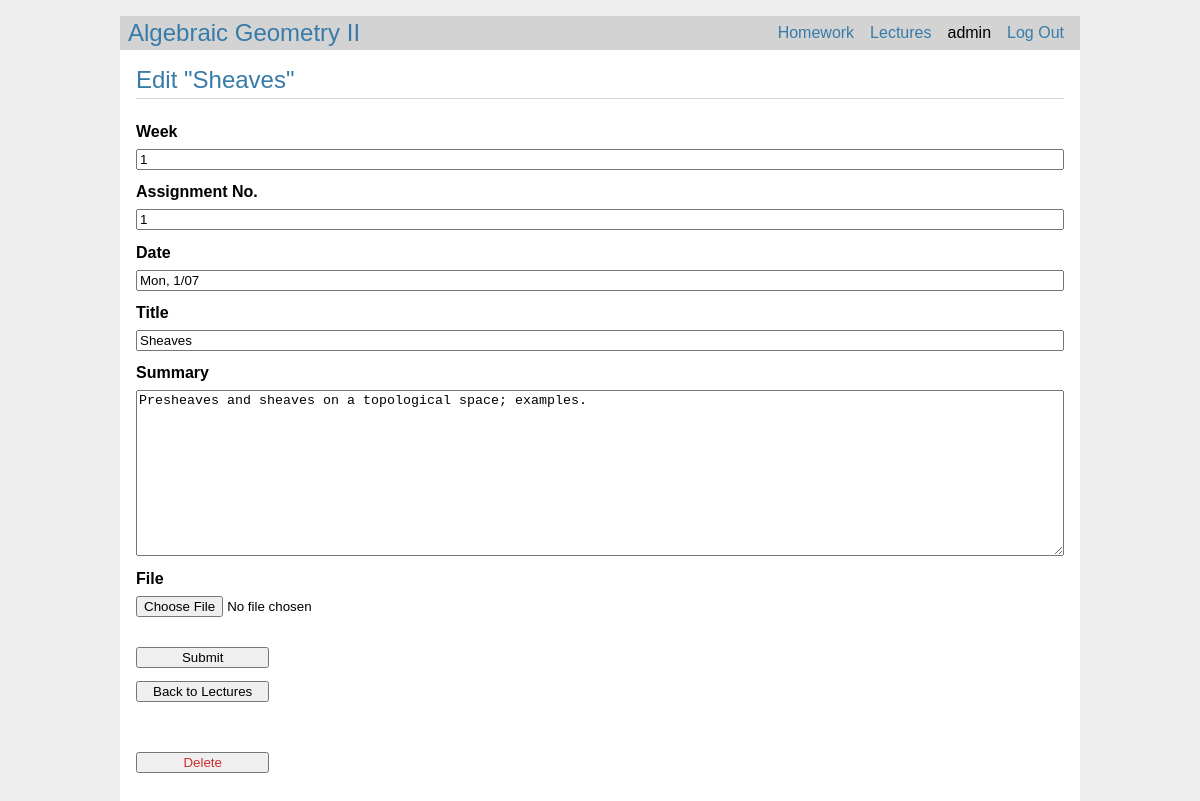
The page /lectures/1/update (signed in) on the database its author committed.
### main/auth/models.py (models this page shows, shortened)
class User(Model):
    __table_args__ = {'extend_existing': True} # Why is this happening?  Where are the redundancies coming from?
    username = Column(db.String(32), unique=True, nullable=False)
    password = Column(db.String(256), nullable=False)
    created = Column(db.DateTime, nullable=False, default=datetime.datetime.now().astimezone())
    role_id = Column(db.Integer, db.ForeignKey("role.id"), nullable=False, default=1)
    roles = relationship("main.auth.models.Role", back_populates="users")
    announcements = relationship("main.announcements.models.Announcement", back_populates="users")
    welcomes = relationship("main.index.models.Welcome", back_populates="users")
    homeworks = relationship("main.homework.models.Homework", back_populates="users")
    lectures = relationship("main.lectures.models.Lecture", back_populates="users")

### main/lectures/models.py (models this page shows, shortened)
class Lecture(Model):
    __table_args__ = {'extend_existing': True}
    Zahl = Column(db.Integer, nullable=False)
    week = Column(db.Integer, nullable=False)
    day = Column(db.String(32), nullable=False)
    title = Column(db.String(64), nullable=False)
    summary = Column(db.Text, nullable=False)
    file_lecture = Column(db.Text)
    created = Column(db.DateTime, nullable=False, default=datetime.datetime.now().astimezone())
    author_id = Column(db.Integer, db.ForeignKey("user.id"), nullable=False)
    users = relationship("main.auth.models.User", back_populates="lectures")

### main/lectures/views.py (the view)
@bp.route('/lectures/<int:id>/update', methods=('GET','POST'))
@decorators.permission_professor
def lectures_update(id):
    lecture = models.Lecture.query.filter_by(id=id).first()
    form = forms.formula_update(
                    table='lecture',
                    id=id,
                    week=('Integer',lecture.week),
                    Zahl=('Integer',lecture.Zahl),
                    day=('String',lecture.day),
                    title=('String',lecture.title),
                    summary=('TextArea',lecture.summary),
                    file_lecture=('File',None) )
    if form.validate_on_submit():
        filename = uploads.upload(form.file_lecture.data, 'lectures')
        lecture.update(
            id=form.Zahl.data,
            Zahl=form.Zahl.data,
            week=form.week.data,
            day=form.day.data,
            title=form.title.data,
            summary=form.summary.data,
            file_lecture=filename )
        flash(f"Lecture {form.Zahl.data} successfully updated")
        return redirect(url_for('lectures.lectures_index'))
    else:
        form.outtakes()
    return render_template('lectures/update.html', lecture=lecture, form=form)

### main/forms.py (shortened to what this page needs)
    class Form_Update(FlaskForm):
        submit = SubmitField()
        formContent = {}
        def outtakes(self):
            if self.errors:
                for error in self.errors.values():
                    flash(*error)

### main/auth/views.py (called while the page is built)
@bp.before_app_request
def load_logged_in_user():
    username = session.get('username')
    if username is None:
        g.user = None
    else:
        g.user = vars(models.User.query.filter_by(username=username).first())

### main/templates/lectures/update.html (shortened to what this page needs)
{% extends 'base.html' %}
{% block header %}
    <h1>{% block title %}Edit "{{ lecture['title'] }}"{% endblock %}</h1>
{% endblock %}
{% block content %}
    <form method="post" enctype="multipart/form-data">
        {% for field in form if (field.name != 'csrf_token') and (field.name != 'submit') %}
            {% if field.name == 'Zahl' %}
                {{ field.label(text='Assignment No.') }}
                {{ field }}
            {% elif field.name == 'day' %}
                {{ field.label(text='Date') }}
                {{ field }}
            {% elif field.name == 'file_lecture' %}
                {{ field.label(text='File') }}
                {{ field }}
            {% else %}
                {{ field.label }}
                {{ field }}
            {% endif %}
        {% endfor %}
        {{ form.submit() }}
        <a href="{{ url_for('lectures.lectures_index') }}"><button type="button">Back to Lectures</button></a>
    </form>
    <br>
    <form action="{{ url_for('lectures.lectures_delete', id=lecture['Zahl']) }}" method="post">
        <input class="danger" type="submit" value="Delete" onclick="return confirm('Are you sure?');">
    </form>
{% endblock %}

### main/templates/base.html (shortened to what this page needs)
<!doctype html>
{% set active_page = active_page|default('index') -%}
<link rel="stylesheet" href="{{ url_for('static', filename='style.css') }}">
<nav>
<h1><a href="{{ url_for('index') }}">Algebraic Geometry II</a></h1>
  <ul>
      <li {% if request.endpoint == 'homework.homework_index' %} class="active" {% endif %}><a class="nounderline" href="{{ url_for('homework.homework_index') }}">Homework</a>
      <li {% if request.endpoint == 'lectures.lectures_index' %} class="active" {% endif %}><a class="nounderline" href="{{ url_for('lectures.lectures_index') }}">Lectures</a>
    {% if g.user %}
      <li><span>{{ g.user['username'] }}</span>
      <li><a class="nounderline" href="{{ url_for('auth.logout') }}">Log Out</a>
    {% else %}
      <li {% if request.endpoint == 'auth.register' %} class="active" {% endif %}><a class="nounderline" href="{{ url_for('auth.register') }}">Register</a>
      <li {% if request.endpoint == 'auth.login' %} class="active" {% endif %}><a class="nounderline" href="{{ url_for('auth.login') }}">Log In</a>
    {% endif %}
  </ul>
</nav>
<section class="content">
  <header>
    {% block header %}{% endblock %}
  </header>
  {% block content %}{% endblock %}
</section>

### main/static/style.css (style rules this page uses)
h1 { font-family: sans-serif; font-weight: normal; color: #377ba8; margin: 1rem 0; }
a { color: #377ba8; }
a.nounderline { text-decoration: none; }
nav { background: lightgray; display: flex; align-items: center; padding: 0 0.5rem; }
nav h1 { flex: auto; margin: 0; }
nav h1 a { text-decoration: none; }
nav ul { display: flex; list-style: none; margin: 0; padding: 0; }
nav ul li a, nav ul li span, header .action { display: block; padding: 0.5rem; }
.content { padding: 0 1rem 1rem; }
.content > header { border-bottom: 1px solid lightgray; display: flex; align-items: flex-end; margin-bottom: 0.5rem; }
.content > header h1 { flex: auto; margin: 1rem 0 0.25rem 0; }
.content:last-child { margin-bottom: 0; }
.content form { margin: 1em 0; display: flex; flex-direction: column; }
.content label { font-weight: bold; margin-bottom: 0.5em; }
.content input, .content textarea { margin-bottom: 1em; }
.content textarea { min-height: 12em; resize: vertical; }
input.danger { color: #cc2f2e; }
input[type=submit] { align-self: start; min-width: 10em; }
button { align-self: start; min-width: 10em; }

### rows shown on the page
User: user.username "admin"
Lecture: title "Sheaves", week "1" "Sheaves" "Presheaves and sheaves on a topological space; examples.", Zahl "1", day "Mon, 1/07"

### other values the page prints
{{ field.label }} "Week" "Title" "Summary"
{{ field.label(text='Assignment No.') }} "Assignment No."
{{ field.label(text='Date') }} "Date"
{{ field.label(text='File') }} "File"
